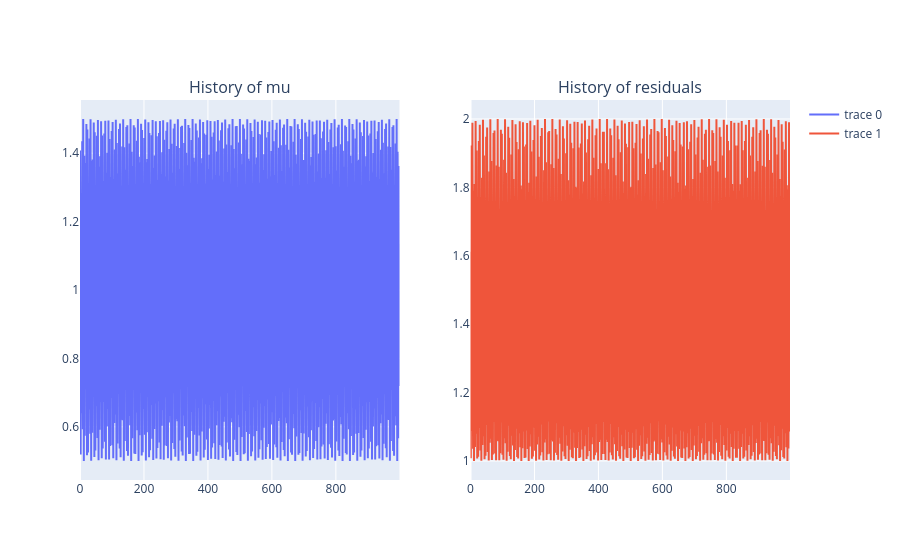

The notebook cell this image was saved under:
### Markdown cell above
#### 1

### Code cell
# YOUR CODE HERE: one experiment per case
# 1 For this one we can take a rotation with scaling matrix
def case_1():
    A_1 = np.array([[1, -2, 0], [1,  1, 0], [0,  0, 0.5]])
    n = 1000
    n_range = np.arange(1000)
    mu, x, hist = power_method(A_1, max_iter = n)
    hist_mu, hist_res = hist['mu'], hist['res']

    print(f'Eigenvalues by a library function for check:\n{sla.eigvals(A_1)}')
    print(f'Final eigenvalue and eigenvector estimates:\nmu = {mu}\nx={x}')
    fig = make_subplots(rows=1, cols=2,
                        subplot_titles=("History of mu", "History of residuals"))
    fig.add_trace(go.Scatter(x=n_range, y=hist_mu), row=1, col=1)
    fig.add_trace(go.Scatter(x=n_range, y=hist_res), row=1, col=2)
    fig.show()

case_1()

### Figure 1 — Plotly figure (JSON) as saved in the notebook; plotly's stock layout.template omitted (floating-point values rounded to 4 significant figures; data arrays with more than 128 entries replaced by an {"elided": "..."} marker saying what was removed)
{"data": [{"type": "scatter", "x": {"elided": "1000 int values"}, "xaxis": "x", "y": {"elided": "1000 float values"}, "yaxis": "y"}, {"type": "scatter", "x": {"elided": "1000 int values"}, "xaxis": "x2", "y": {"elided": "1000 float values"}, "yaxis": "y2"}], "layout": {"annotations": [{"font": {"size": 16}, "showarrow": false, "text": "History of mu", "x": 0.225, "xanchor": "center", "xref": "paper", "y": 1, "yanchor": "bottom", "yref": "paper"}, {"font": {"size": 16}, "showarrow": false, "text": "History of residuals", "x": 0.775, "xanchor": "center", "xref": "paper", "y": 1, "yanchor": "bottom", "yref": "paper"}], "xaxis": {"anchor": "y", "domain": [0, 0.45]}, "xaxis2": {"anchor": "y2", "domain": [0.55, 1]}, "yaxis": {"anchor": "x", "domain": [0, 1]}, "yaxis2": {"anchor": "x2", "domain": [0, 1]}}}
